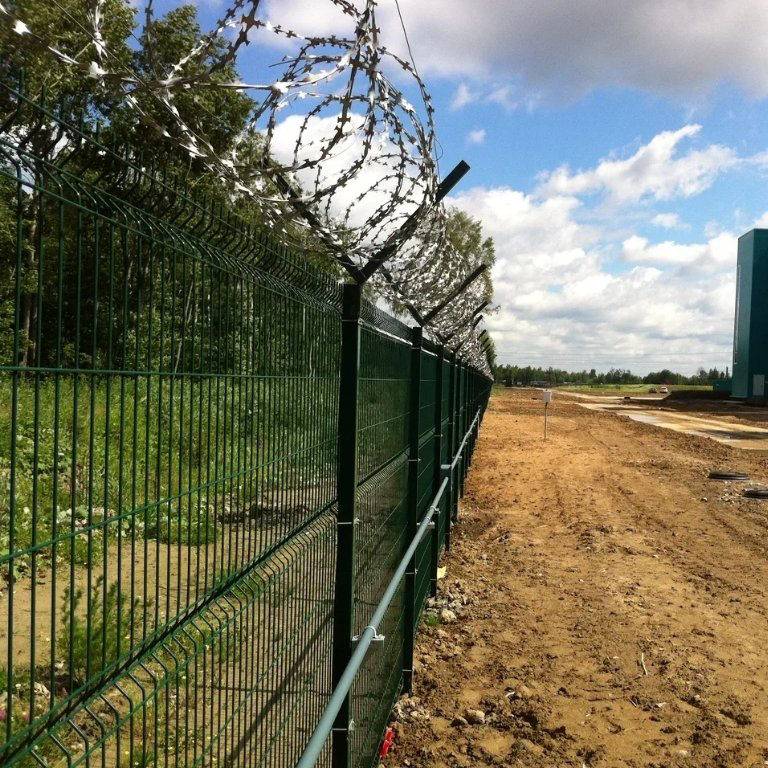
#> input picture PY_PROJEKT/transformacja dannych/image2.png, 768 x 768 px
$ python Lab_03.py
#> lines starting #> are read from the running program, lines starting #| are printed output that depends on the picture; after the words box and inside, x2 and y2 are one past the last pixel; in counts of white or black regions, pixels touching at a corner belong together
import numpy as np
import matplotlib.pyplot as plt
import matplotlib.image as mpimg


def zad1():

    def generate_sine_signal(f, fs):
        dt = 1 / fs
        t = np.arange(0, 1, dt)
        s = np.sin(2 * np.pi * f * t)
        return t, s

    f = 10
    sampling_rates = [20, 21, 30, 45, 50, 100, 150, 200, 250, 1000]

    plt.figure(figsize=(12, 10))

    for i, fs in enumerate(sampling_rates):
        t, s = generate_sine_signal(f, fs)

        plt.subplot(5, 2, i + 1)
        plt.plot(t, s, marker='o', linestyle='-', markersize=4, label=f'Fs = {fs} Hz')
        plt.xlabel("Czas [s]")
        plt.ylabel("Amplituda")
        plt.title(f"Sygnał sinusoidalny, Fs = {fs} Hz")
        plt.legend()
        plt.grid()

    plt.tight_layout()
    plt.show()
#> figure, not shown here; panel 1: curve peaks at x = 0.6, y = 5.64e-15; panel 2: curve peaks at x = 0.524, y = 0.997; panel 3: curve peaks at x = 0.933, y = 0.866; panel 4: curve peaks at x = 0.822, y = 0.985

    '''
    Jest to twierdzenie Nyquista-Shannona (znane też jako twierdzenie o próbkowaniu).
    Mówi ono, że aby wiernie odtworzyć sygnał, częstotliwość próbkowania (Fs)
    musi być co najmniej dwukrotnie większa niż najwyższa częstotliwość obecna w sygnale (f_max)
    fs >= 2*f_max

    Zjawisko nazywa się aliasing.
    Występuje, gdy częstotliwość próbkowania jest zbyt niska (mniejsza niż 2*f_max)
    co powoduje błędną interpretację sygnału.
    Aliasing sprawia, że wysokie częstotliwości „nakładają się” na niższe, tworząc zniekształcony obraz sygnału.
    Aby uniknąć aliasingu, stosuje się filtry antyaliasingowe,
    które usuwają częstotliwości powyżej połowy fs przed próbkowaniem.
    '''

    methods = [None, 'none', 'nearest', 'bilinear', 'bicubic', 'spline16',
               'spline36', 'hanning', 'hamming', 'hermite', 'kaiser', 'quadric',
               'catrom', 'gaussian', 'bessel', 'mitchell', 'sinc', 'lanczos']

    image = mpimg.imread('image2.png')
#> image is the input picture: shape (768, 768, 3) float32; mean R, G, B 0.449, 0.445, 0.363

    fig, axs = plt.subplots(nrows=3, ncols=6, figsize=(9, 6),
                            subplot_kw={'xticks': [], 'yticks': []})

    for ax, interp_method in zip(axs.flat, methods):
        ax.imshow(image, interpolation=interp_method, cmap='viridis')
        ax.set_title(str(interp_method))

    plt.tight_layout()
    plt.show()

def zad2():
    image = mpimg.imread('image2.png')

    image_shape = image.shape
#> image_shape = (768, 768, 3)
    print("Wymiary obrazu:", image_shape)
#| Wymiary obrazu: (768, 768, 3)

    pixel_depth = image.shape[-1]
#> pixel_depth = 3
    print("Ilość wartości w pikselu:", pixel_depth)
#| Ilość wartości w pikselu: 3

    # Metoda 1: Wyznaczenie jasności piksela: (max(R, G, B) + min(R, G, B)) / 2
    gray_max_min = (np.max(image[:, :, :3], axis=2) + np.min(image[:, :, :3], axis=2)) / 2

    # Metoda 2: Uśrednienie wartości piksela: (R + G + B) / 3
    gray_average = np.mean(image[:, :, :3], axis=2)

    # Metoda 3: Wyznaczenie luminancji piksela: 0.21R + 0.72G + 0.07B
    gray_luminance = 0.21 * image[:, :, 0] + 0.72 * image[:, :, 1] + 0.07 * image[:, :, 2]
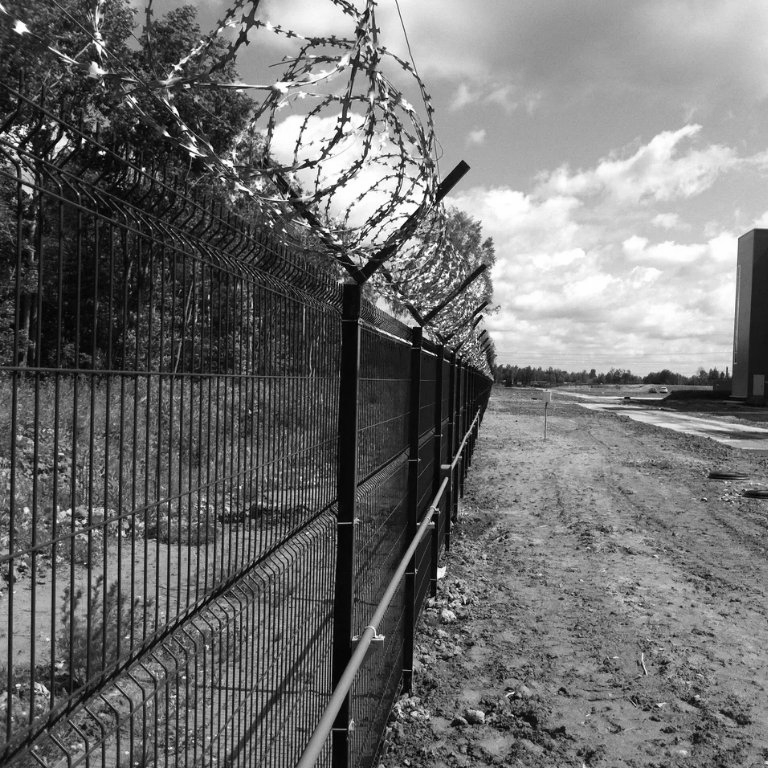
#> gray_luminance: shape (768, 768) float32; min 0, max 1, mean 0.44

    fig2, axs2 = plt.subplots(1, 3, figsize=(18, 5))

    # Obraz z metodą "jasność"
    axs2[0].imshow(gray_max_min, cmap='gray')
    axs2[0].set_title("Jasność (max-min)/2")
    axs2[0].axis('off')

    # Obraz z metodą "uśrednienie"
    axs2[1].imshow(gray_average, cmap='gray')
    axs2[1].set_title("Uśrednienie (R+G+B)/3")
    axs2[1].axis('off')

    # Obraz z metodą "luminancja"
    axs2[2].imshow(gray_luminance, cmap='gray')
    axs2[2].set_title("Luminancja (0.21R+0.72G+0.07B)")
    axs2[2].axis('off')

    plt.tight_layout()
    plt.show()

    fig3, axs3 = plt.subplots(1, 3, figsize=(18, 5))

    # Histogram dla obrazu z metodą "jasność"
    axs3[0].hist(gray_max_min.flatten(), bins=256, color='gray', alpha=0.7)
    axs3[0].set_title("Histogram: Jasność (max-min)/2")
    axs3[0].set_xlabel("Wartości jasności")
    axs3[0].set_ylabel("Liczba pikseli")

    # Histogram dla obrazu z metodą "uśrednienie"
    axs3[1].hist(gray_average.flatten(), bins=256, color='gray', alpha=0.7)
    axs3[1].set_title("Histogram: Uśrednienie (R+G+B)/3")
    axs3[1].set_xlabel("Wartości jasności")

    # Histogram dla obrazu z metodą "luminancja"
    axs3[2].hist(gray_luminance.flatten(), bins=256, color='gray', alpha=0.7)
    axs3[2].set_title("Histogram: Luminancja (0.21R+0.72G+0.07B)")
    axs3[2].set_xlabel("Wartości jasności")

    plt.tight_layout()
    plt.show()
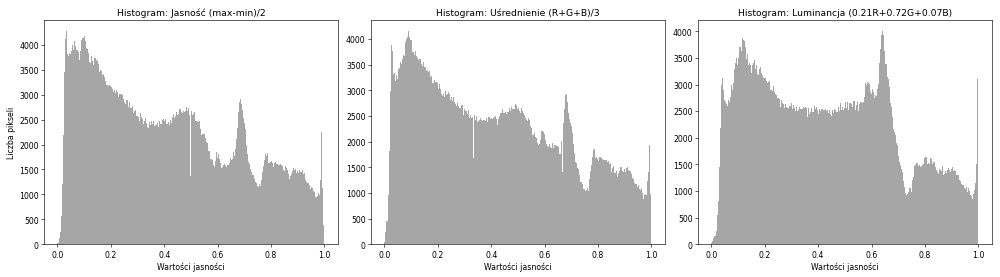
#> figure drawn by matplotlib, 3 panels; panel 1: tallest bar 4277 high, from x = 0.0312 to 0.0352; panel 2: tallest bar 4158 high, from x = 0.0898 to 0.0938; panel 3: tallest bar 4008 high, from x = 0.641 to 0.645

    # Redukcja liczby kolorów na histogramie dla uśrednienie wartości piksela do 16

    hist, bin_edges = np.histogram(gray_average.flatten(), bins=16, range=(0, 1))
#> hist = [40886, 60861, 54632, 47838, 43203, 38622, 39267, 41950, 39194, 32459, 33974, 27631, 23971, 24557, 22534, 18245]; bin_edges = 17 values from 0 to 1

    bin_centers = (bin_edges[:-1] + bin_edges[1:]) / 2
#> bin_centers = [0.0312, 0.0938, 0.156, 0.219, 0.281, 0.344, 0.406, 0.469, 0.531, 0.594, 0.656, 0.719, 0.781, 0.844, 0.906, 0.969]

    gray_average_reduced = np.digitize(gray_average, bin_edges) - 1
    gray_average_reduced = np.clip(gray_average_reduced, 0, 15)
    new_image = bin_centers[gray_average_reduced]

    fig4, axs4 = plt.subplots(1, 2, figsize=(10, 6))

    axs4[0].imshow(new_image, cmap='gray')
    axs4[0].set_title("Obraz zredukowany do 16 kolorów (Środek przedziału)")
    axs4[0].axis('off')

    axs4[1].hist(new_image.flatten(), bins=16, color='gray', alpha=0.7)
    axs4[1].set_title("Histogram zredukowanego obrazu (Środek przedziału)")
    axs4[1].set_xlabel("Wartości jasności")
    axs4[1].set_ylabel("Liczba pikseli")

    plt.tight_layout()
    plt.show()
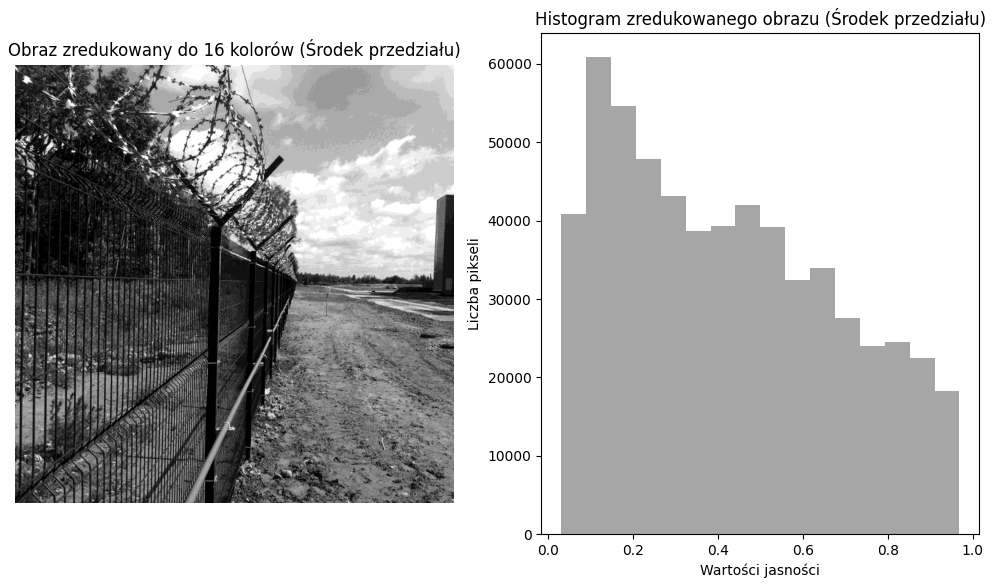
#> figure drawn by matplotlib, 2 panels; panel 2: tallest bar 60861 high, from x = 0.0898 to 0.148

def zad3():
    image = mpimg.imread('image3.png')
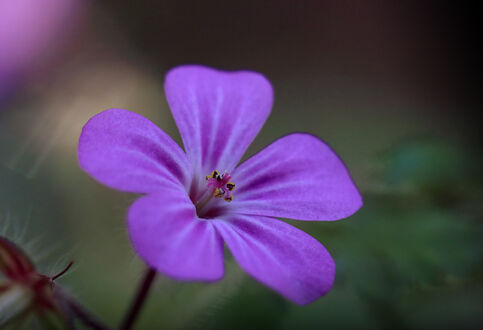
#> input picture PY_PROJEKT/transformacja dannych/image3.png, 483 x 330 px
#> image is the input picture: shape (330, 483, 3) float32; mean R, G, B 0.312, 0.249, 0.352

    gray_max_min = (np.max(image[:, :, :3], axis=2) + np.min(image[:, :, :3], axis=2)) / 2
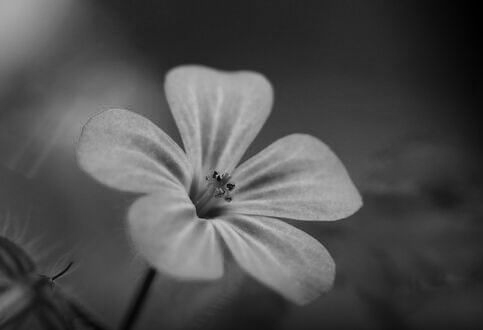
#> gray_max_min: shape (330, 483) float32; min 0, max 0.771, mean 0.307

    fig2, axs2 = plt.subplots(1, 2, figsize=(10, 5))
    axs2[0].imshow(gray_max_min, cmap='gray')
    axs2[0].set_title("Jasność (max-min)/2")
    axs2[0].axis('off')
    axs2[1].hist(gray_max_min.flatten(), bins=256, color='gray', alpha=0.7)
    axs2[1].set_title("Histogram: Jasność (max-min)/2")
    axs2[1].set_xlabel("Wartości jasności")
    axs2[1].set_ylabel("Liczba pikseli")
    plt.tight_layout()
    plt.show()
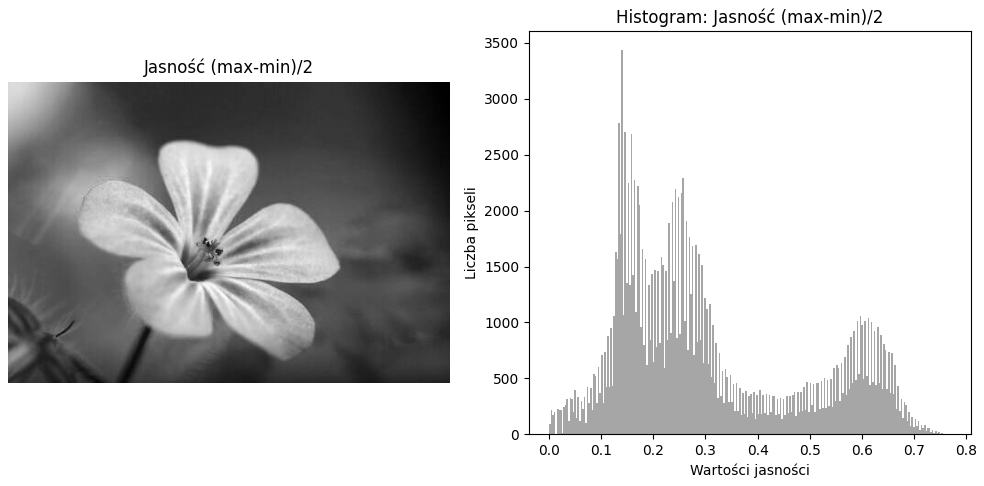
#> figure drawn by matplotlib, 2 panels; panel 2: tallest bar 3436 high, from x = 0.138 to 0.141

    def find_threshold_with_min_distance(hist, bin_edges, min_value=0, min_distance=0.0):
        initial_mean = (bin_edges[0] + bin_edges[1]) / 2
        bin_edges_new = np.array([initial_mean + i * 2 * initial_mean for i in range(len(bin_edges) - 1)])

        valid_indices = hist >= min_value
        filtered_hist = hist[valid_indices]
        filtered_edges = bin_edges_new[valid_indices]

        final_peaks = []
        final_peak_values = []

        for i in range(len(filtered_edges)):
            if not final_peaks:
                final_peaks.append(filtered_edges[i])
                final_peak_values.append(filtered_hist[i])
            else:
                if filtered_edges[i] - final_peaks[-1] < min_distance:
                    if filtered_hist[i] > final_peak_values[-1]:
                        final_peaks[-1] = filtered_edges[i]
                        final_peak_values[-1] = filtered_hist[i]
                else:
                    final_peaks.append(filtered_edges[i])
                    final_peak_values.append(filtered_hist[i])

        threshold = np.mean(final_peaks) if final_peaks else None

        return threshold

    hist, bin_edges = np.histogram(gray_max_min.flatten(), bins=256, range=(0, 1))
#> hist = 256 values, max 3228 at index 35, min 0 at index 198, mean 622.6; bin_edges = 257 values from 0 to 1

    threshold = find_threshold_with_min_distance(hist, bin_edges,900,0.3)
#> in find_threshold_with_min_distance, `initial_mean = (bin_edges[0] + bin_edges[1]) / 2`: initial_mean = 0.00195
#> in find_threshold_with_min_distance, `bin_edges_new = np.array([initial_mean + i * 2 * initial_mean for i in..`: bin_edges_new = 256 values from 0.00195 to 0.998
#> in find_threshold_with_min_distance, `filtered_hist = hist[valid_indices]`: filtered_hist = 62 values, max 3228 at index 5, min 915 at index 0, mean 1678.3
#> in find_threshold_with_min_distance, `filtered_edges = bin_edges_new[valid_indices]`: filtered_edges = 62 values from 0.115 to 0.631
#> the loop in find_threshold_with_min_distance, `for i in range(len(filtered_edges)):` made 62 passes
#> after the loop in find_threshold_with_min_distance, `for i in range(len(filtered_edges)):`: final_peak_values = [3228, 1041]; final_peaks = [0.139, 0.604]
#> in find_threshold_with_min_distance, `threshold = np.mean(final_peaks) if final_peaks else None`: threshold = 0.371
#> threshold = 0.371

    print(f"Wyznaczony punkt progowania: {threshold:.4f}")
#| Wyznaczony punkt progowania: 0.3711

    binary_image = gray_max_min > threshold
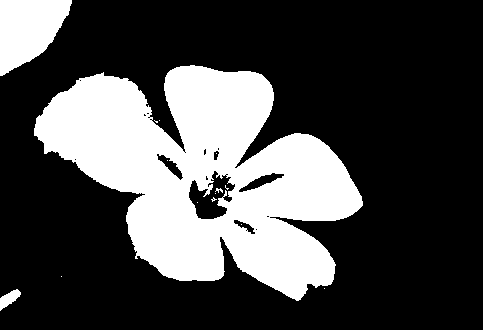
#> binary_image: shape (330, 483) bool; 29.1% white; 15 white regions (11 under 20 px), largest, box (x1, y1, x2, y2) and area: (34, 65, 363, 301) 42350, (0, 0, 72, 76) 3702, (0, 289, 21, 311) 229, (215, 188, 223, 193) 21

    plt.figure(figsize=(6, 6))
    plt.imshow(binary_image, cmap='gray')
    plt.title(f"Binarizacja obrazu z progiem: {threshold:.4f}")
    plt.axis('off')
    plt.show()


if __name__ == "__main__":
    zad1()
    zad2()
    zad3()
